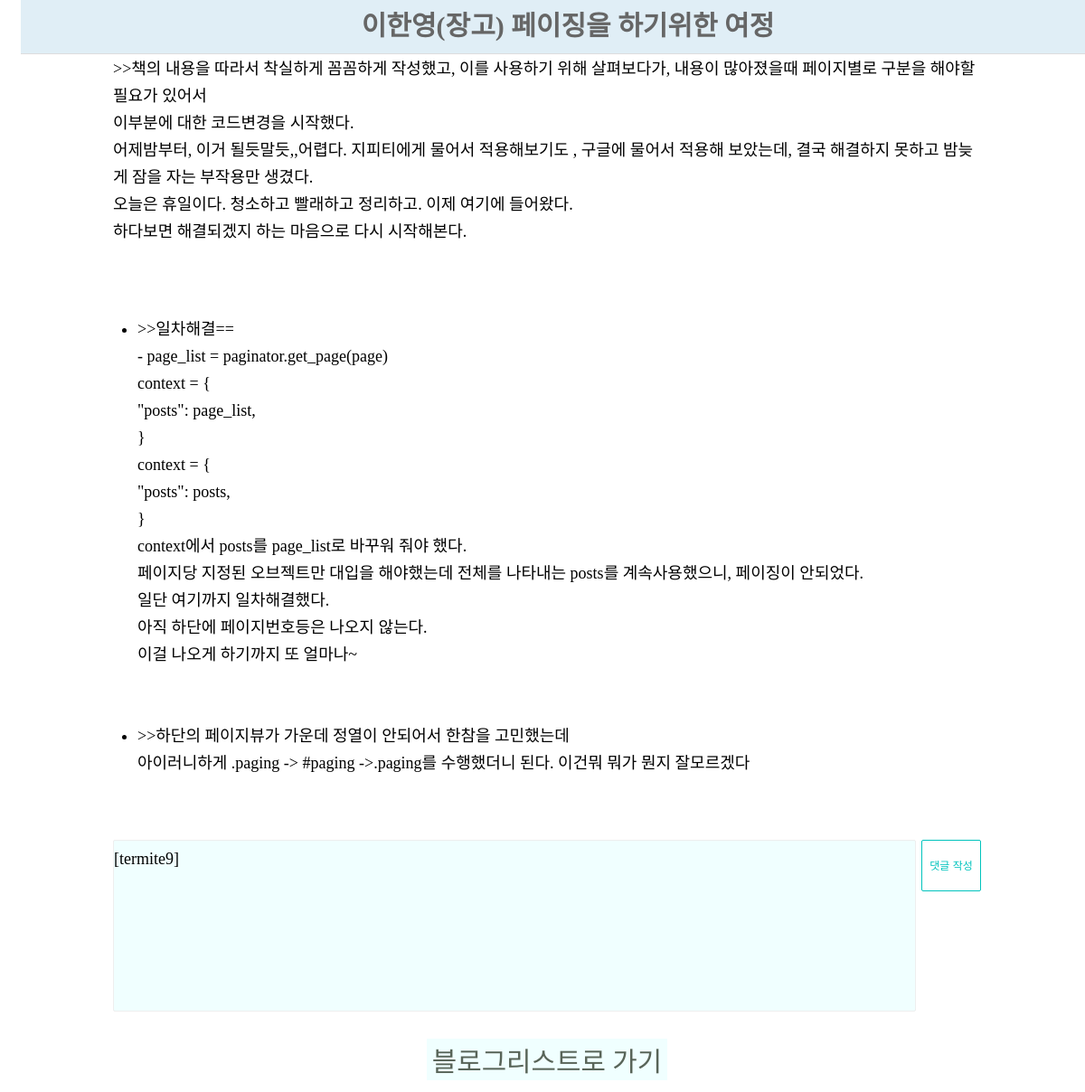
Screenshot of /posts/29/ (signed in) with the database file from the repository.
### pylog/blog/models.py (models this page shows, shortened)
class Post(models.Model):
    title = models.CharField("포스트제목", max_length=100)
    content = models.TextField("포스트내용")
    thumbnail = models.ImageField("썸네일 이미지", upload_to="post", blank=True)
    write_date = models.DateTimeField("작성날자", auto_now_add=True)
    writer = models.CharField("로그인해서글을쓴사람", max_length=100, blank=True)

class Comment(models.Model):
    post = models.ForeignKey(Post, on_delete=models.CASCADE)
    content = models.TextField("댓글내용")

### pylog/users/models.py (models this page shows)
class User(AbstractUser):
    profile_image = models.ImageField(
        "프로필이미지", upload_to = "users/profile", blank=True)
    short_description = models.TextField("소개글", blank=True)

### pylog/blog/views.py (the view)
# urls.py: path("posts/<int:post_id>/", post_detail),
def post_detail(request, post_id):
    post = Post.objects.get(id=post_id)
    if request.method == "POST":
        comment_content = request.POST["comment"]
        Comment.objects.create(
            post=post,
            content=comment_content,
        )
    context = {
        "post": post,
    }
    return render(request, "post_detail.html", context)

### pylog/templates/post_detail.html (shortened to what this page needs)
{% load static %}
<!DOCTYPE html>
<html lang="en">
<head>
    <link rel="stylesheet" href="{% static 'css/style.css' %}">
</head>
<body>
    <div id="navbar">
        <span >{{ post.title}}</span>
    </div>
    <div id="post-detail">
        <p>{{post.content|linebreaksbr}}</p>
        <ul class="comments">
            {% for comment in post.comment_set.all %}
                <li class="comment">{{comment.content}}</li>
            {% empty %}
                <li class="comment_empty">아직 댓글이 없습니다</li>
            {% endfor %}
        </ul>
        <form method="POST">
            <textarea class="textarea_font" name="comment" cols="50" rows="8">[{{user.username}}] </textarea>
            <button type="submit" class="btn btn-primary">댓글 작성</button>
        </form>
    </div>
    <div class="center">
        <button>
            <a href="/posts/"><h3>블로그리스트로 가기</h3></a>
        </button>
    </div>
</body>
</html>

### pylog/static/css/style.css (style rules this page uses)
ul, ol { list-style: none; padding: 0; margin: 0; }
h1, h2, h3, h4, h5, h6 { padding: 0; margin: 0; font-weight: 300; }
a { text-decoration: none; color: #586458; }
html { margin: 5px; margin-left: 15px; font-family: 'Nanum Myeongjo', serif; font-weight: 400; font-size: 15px; color: black; line-height: 30px; }
#navbar { position: fixed; top: 0; width: 100%; z-index: 999; display: flex; flex-direction: row; flex-wrap: nowrap; justify-content: center; align-items: center; background-color: rgba(221, 237, 246, 0.9); color: #666; font-size: 2.0rem; font-weight: 700; height: 59px; border-bottom: 1px solid #ddd; }
#navbar>span { margin-top: -2px; }
.btn, .btn_logout { width: 66px; height: 30px; line-height: 25px; background-color: #fff; border-radius: 15px; transition-duration: 0.3s; transition-timing-function: ease; font-size: 12px; cursor: pointer; text-align: center; }
.btn-primary { border: 1px solid #00c3bd; color: #00c3bd; }
ul.comments { font-size: 12px; }
ul.comments>li.comment { font-size: 1.2rem; list-style: disc; margin-left: 1.5em; }
#post-detail { display: flex; flex-direction: column; margin: 0 auto; max-width: 960px; padding: 30px 20px; white-space: pre-line; font-size: 1.5vw; font-weight: 500; }
#post-detail>form { width: 100%; margin-top: 10px; display: flex; }
#post-detail>form>textarea { border: 1px solid #eee; padding: 10px; box-sizing: border-box; resize: none; border-radius: 2px; flex-grow: 1; margin-right: 6px; padding-left: 60px; text-indent: -60px; list-style: disc; }
#post-detail>form>button { height: 57px; line-height: 50px; border-radius: 2px; }
button { background-color: azure; }
.center { text-align: center; display: flex; flex-direction: row; flex-wrap: nowrap; justify-content: center; }
.center button { color: #215ecf; font-size: 1.7rem; border-style: none; font-family: 'Nanum Myeongjo', serif; }
.textarea_font { background-color: azure; font-size: 1.2rem; font-family: 'Nanum Myeongjo', serif; }

### rows the page displays
Post: title "이한영(장고) 페이징을 하기위한 여정", content ">>책의 내용을 따라서 착실하게 꼼꼼하게 작성했고, 이를 사용하기 위해 살펴보다가, 내용이 많아졌을때 페이지별로 구분을 해야할 필요가 있어서 이부분에 대한 코드변경을 시작했다. 어제밤부터, 이거 될듯말듯,,어렵다. 지피티에게 물어서 적용해보기도 , 구글에 물어서 적용해 보았는데, 결국 해결하지 못하고 밤늦게 잠을 자는 부작용만 생겼다. 오늘은 휴일이다. 청소하고 빨래하고 정리하고. 이제 여기에 들어왔다. 하다보면 해결되겠지 하는 마음으로 다시 시작해본다."
Comment: content ">>일차해결== - page_list = paginator.get_page(page) context = { \"posts\": page_list, } context = { \"posts\": posts, } context에서 posts를 page_list로 바꾸워 줘야 했다. 페이지당 지정된 오브젝트만 대입을 해야했는데 전체를 나타내는 posts를 계속사용했으니, 페이징이 안되었다. 일단 여기까지 일차해결했다. 아직 하단에 페이지번호등은 나오지 않는다. 이걸 나오게 하기까지 또 얼마나~"
Comment: content ">>하단의 페이지뷰가 가운데 정열이 안되어서 한참을 고민했는데 아이러니하게 .paging -> #paging ->.paging를 수행했더니 된다. 이건뭐 뭐가 뭔지 잘모르겠다"
User: comment "[termite9]"
